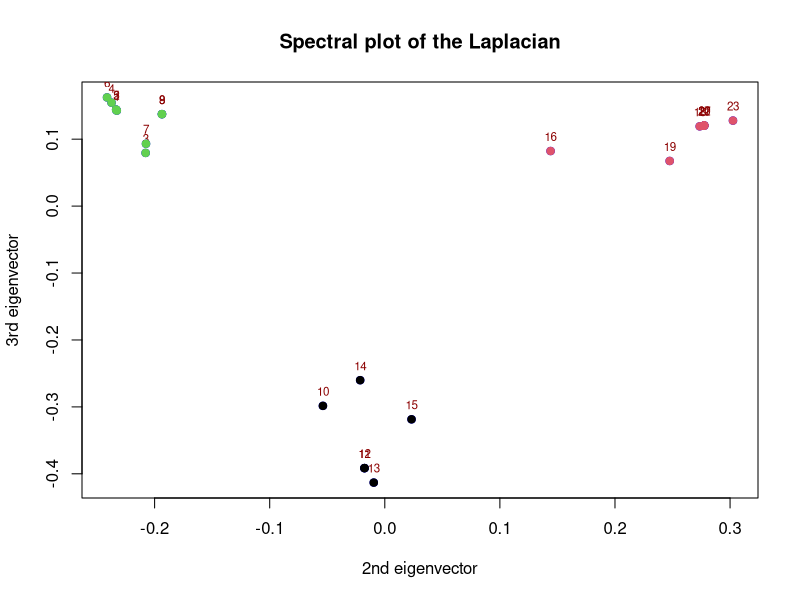

Here is the R script that generated this plot:
# Draw the spectral plot of the network at http://www.networkatlas.
# eu/exercises/11/5/data.txt, showing the relationship between
# the second and third eigenvectors of its Laplacian. Can you find
# clusters?

library(here)

# Reading the data 
edges <- read.table("data.txt", header=FALSE)
nodes <- sort(unique(c(edges$V1, edges$V2)))

# Solution 

# Building the adjacency matrix
N <- length(nodes)
adj <- matrix(0, nrow=N, ncol=N)
for (i in 1:nrow(edges)) {
  from <- match(edges$V1[i], nodes)
  to   <- match(edges$V2[i], nodes)
  adj[from, to] <- 1
  adj[to, from] <- 1  # undirected
}

# Compute the Laplacian matrix
deg <- rowSums(adj)
L <- diag(deg) - adj

# Computing the eigenvalues/vectors of the Laplacian
eig <- eigen(L)

# Spectral plot: second (eig$vectors[,N-1]) and third (eig$vectors[,N-2]) smallest eigenvectors
x <- eig$vectors[, N-1]
y <- eig$vectors[, N-2]

# Plotting
plot(x, y, pch=19, col='blue', xlab="2nd eigenvector", ylab="3rd eigenvector", main="Spectral plot of the Laplacian")
text(x, y, labels=nodes, pos=3, cex=0.7, col="darkred")

# Trying basic clustering (e.g., k-means with k=3)
km <- kmeans(cbind(x, y), 3)
points(x, y, col=km$cluster, pch=19)
print(data.frame(node=nodes, cluster=km$cluster))